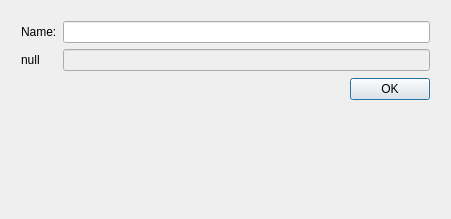
<?xml version="1.0" encoding="UTF-8"?>
<ui version="4.0">
 <class>AddCourseDialog</class>
 <widget class="QDialog" name="AddCourseDialog">
  <property name="geometry">
   <rect>
    <x>0</x>
    <y>0</y>
    <width>451</width>
    <height>219</height>
   </rect>
  </property>
  <property name="windowTitle">
   <string>Add Course</string>
  </property>
  <widget class="QWidget" name="layoutWidget">
   <property name="geometry">
    <rect>
     <x>10</x>
     <y>10</y>
     <width>431</width>
     <height>101</height>
    </rect>
   </property>
   <layout class="QGridLayout" name="gridLayout">
    <item row="6" column="1">
     <layout class="QHBoxLayout" name="horizontalLayout_3">
      <item>
       <spacer name="horizontalSpacer">
        <property name="orientation">
         <enum>Qt::Horizontal</enum>
        </property>
        <property name="sizeHint" stdset="0">
         <size>
          <width>40</width>
          <height>20</height>
         </size>
        </property>
       </spacer>
      </item>
      <item>
       <widget class="QPushButton" name="okButton">
        <property name="text">
         <string>OK</string>
        </property>
       </widget>
      </item>
     </layout>
    </item>
    <item row="4" column="1">
     <widget class="QLineEdit" name="emailEdit">
      <property name="enabled">
       <bool>false</bool>
      </property>
      <property name="readOnly">
       <bool>false</bool>
      </property>
     </widget>
    </item>
    <item row="4" column="0">
     <widget class="QLabel" name="emailLabel">
      <property name="text">
       <string>null</string>
      </property>
     </widget>
    </item>
    <item row="2" column="0">
     <widget class="QLabel" name="nameLabel">
      <property name="text">
       <string>Name:</string>
      </property>
     </widget>
    </item>
    <item row="2" column="1">
     <widget class="QLineEdit" name="nameEdit"/>
    </item>
    <item row="5" column="1">
     <spacer name="verticalSpacer">
      <property name="orientation">
       <enum>Qt::Vertical</enum>
      </property>
      <property name="sizeType">
       <enum>QSizePolicy::Expanding</enum>
      </property>
      <property name="sizeHint" stdset="0">
       <size>
        <width>20</width>
        <height>40</height>
       </size>
      </property>
     </spacer>
    </item>
   </layout>
  </widget>
 </widget>
 <layoutdefault spacing="6" margin="11"/>
 <resources/>
 <connections>
  <connection>
   <sender>okButton</sender>
   <signal>clicked()</signal>
   <receiver>AddCourseDialog</receiver>
   <slot>accept()</slot>
   <hints>
    <hint type="sourcelabel">
     <x>384</x>
     <y>101</y>
    </hint>
    <hint type="destinationlabel">
     <x>373</x>
     <y>170</y>
    </hint>
   </hints>
  </connection>
 </connections>
</ui>
